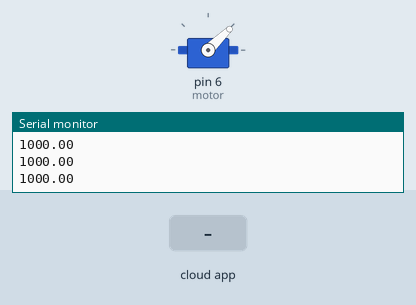
Bench run of a sketch on a simulated Arduino Uno, built with avr-gcc and run on an emulated ATmega328P. Parts: servo, the last lines printed to the serial monitor. Inputs (shaded band) come from the test bench. The RemoteXY app is connected.

Above: at 3.2 s.
3.3 s: the phone or cloud app sets joystick_1_y to 0
At 4.0 s:
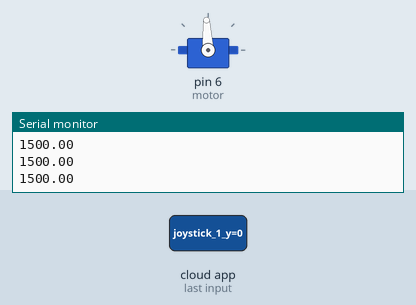
4.8 s: the phone or cloud app sets joystick_1_y to -100
At 6.0 s:
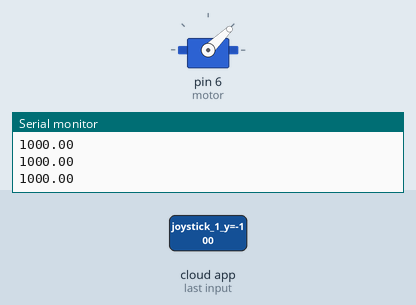
6.3 s: the phone or cloud app sets joystick_1_y to 100
At 7.6 s:
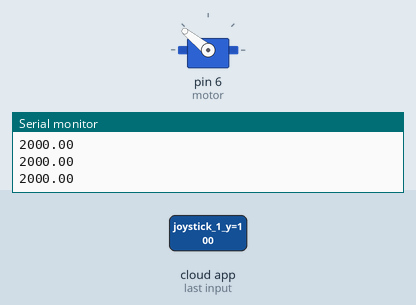
Timing chart, 0 to 9.3 s (numbered marks = the images above; inputs shaded):
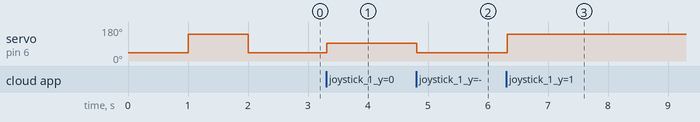

The sketch:

Joystick-RemoteXY-Bluetooth-Controller3_xabraudiraudau.ino
```cpp
#include <SoftwareSerial.h>

#include <Servo.h>

Servo esc;

#define REMOTEXY_MODE__SOFTSERIAL
#include <SoftwareSerial.h>

#include <RemoteXY.h>

// RemoteXY connection settings
#define REMOTEXY_SERIAL_RX 13
#define REMOTEXY_SERIAL_TX 12
#define REMOTEXY_SERIAL_SPEED 9600
#define motor 6

float velocidade;
float joystick_1_y;

// RemoteXY configurate
#pragma pack(push, 1)
uint8_t RemoteXY_CONF[] =  // 28 bytes
  { 255, 4, 0, 0, 0, 21, 0, 16, 26, 0, 5, 0, 232, 6, 48, 48, 2, 26, 31, 5,
    32, 76, 5, 48, 48, 2, 26, 31 };

// this structure defines all the variables and events of your control interface
struct {

  // input variables
  int8_t joystick_1_x;  // from -100 to 100
  int8_t joystick_1_y;  // from -100 to 100
  int8_t joystick_2_x;  // from -100 to 100
  int8_t joystick_2_y;  // from -100 to 100

  // other variable
  uint8_t connect_flag;  // =1 if wire connected, else =0

} RemoteXY;
#pragma pack(pop)

/////////////////////////////////////////////
//           END RemoteXY include          //
/////////////////////////////////////////////


void setup() {
  RemoteXY_Init();
  Serial.begin(9600);
  pinMode(motor, OUTPUT);
  RemoteXY.joystick_1_y = -100;
  esc.attach(motor);
  esc.writeMicroseconds(1000);  // Velocidade mínima
  delay(1000);
  esc.writeMicroseconds(2000);  // Velocidade máxima
  delay(1000);
}

void loop() {

  RemoteXY_Handler();

  joystick_1_y = RemoteXY.joystick_1_y+100;

  velocidade = joystick_1_y/2/ 100 * 1000 + 1000;

  Serial.println(velocidade);
  esc.writeMicroseconds(velocidade);
}
```

Measured:
- after the input at 3.3 s, servo on pin 6 (motor): 44° → 93° at once
- after the input at 4.8 s, servo on pin 6 (motor): 93° → 44° at once
- after the input at 6.3 s, servo on pin 6 (motor): 44° → 141° at once
